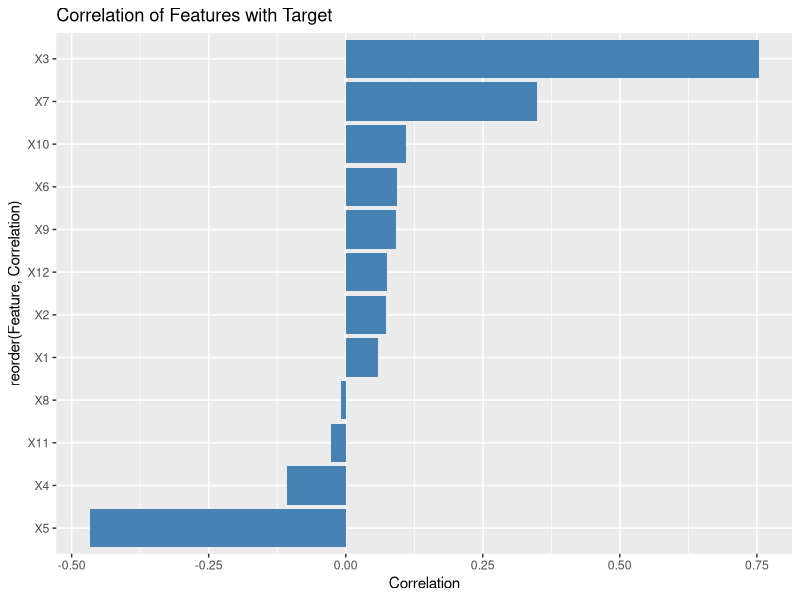
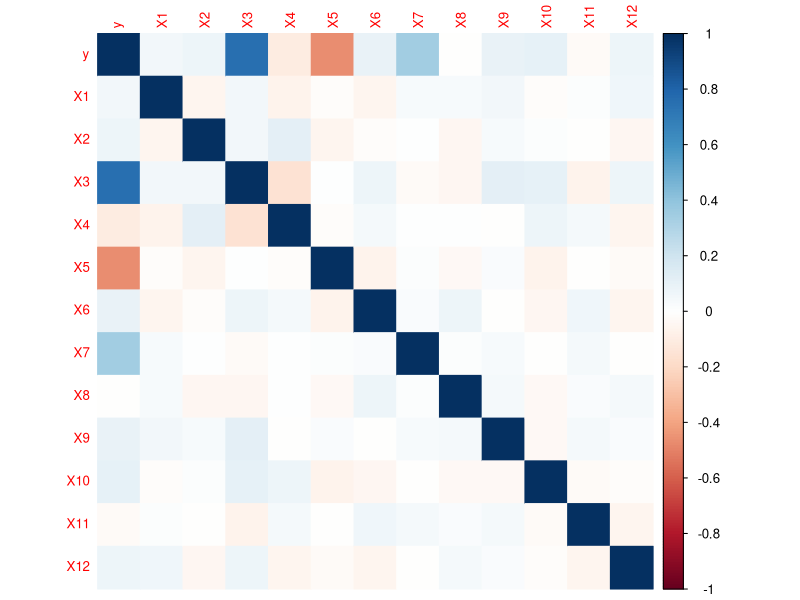
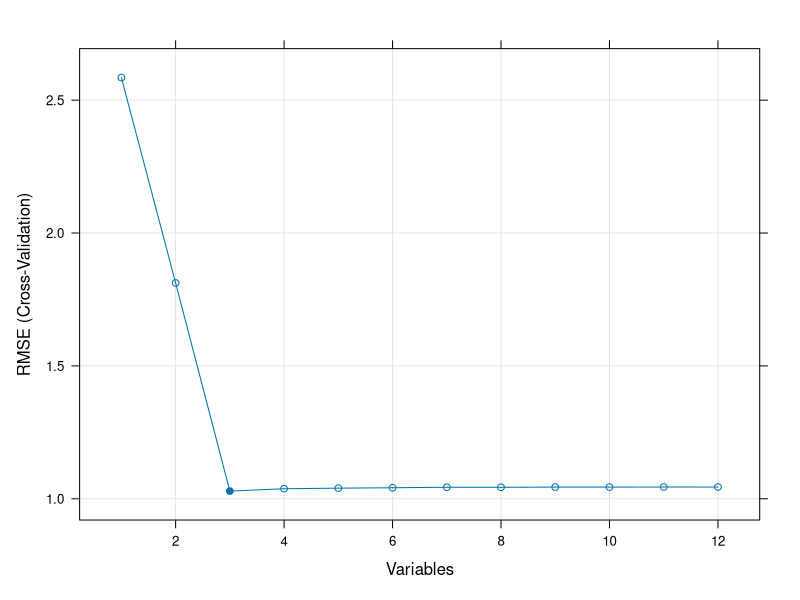
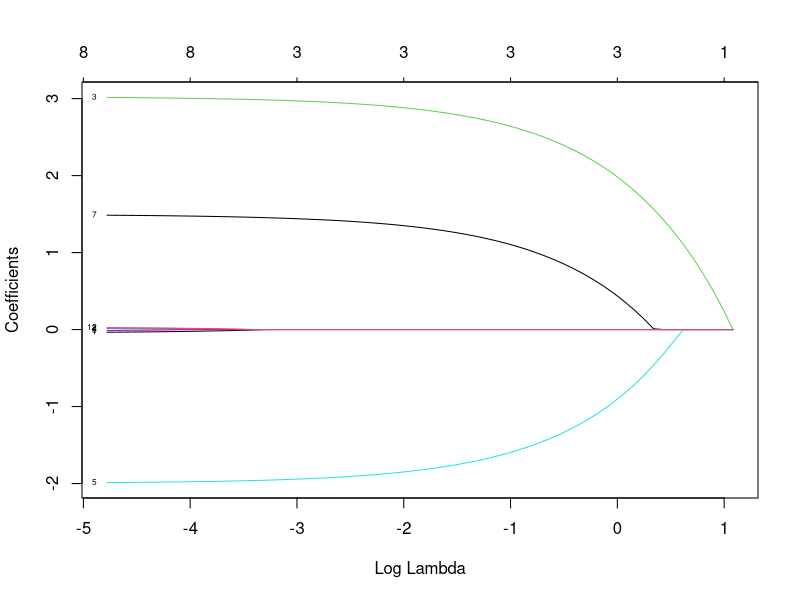
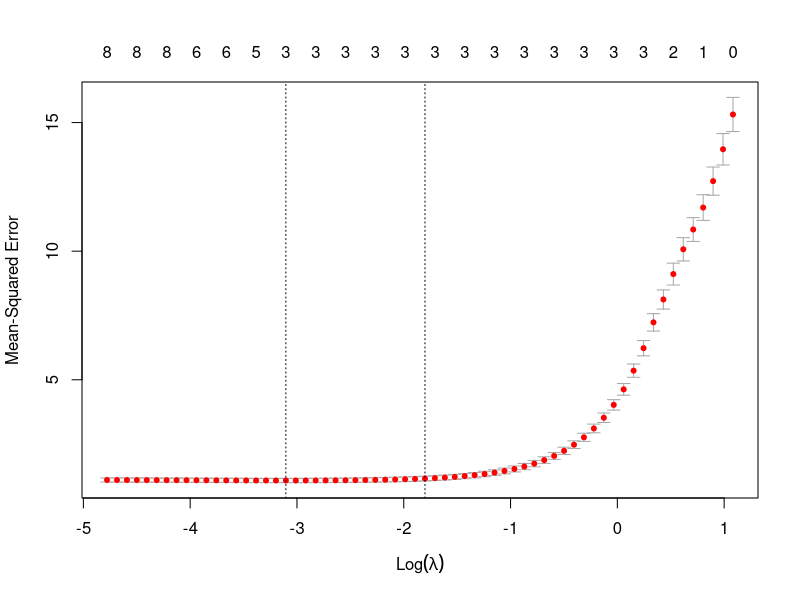
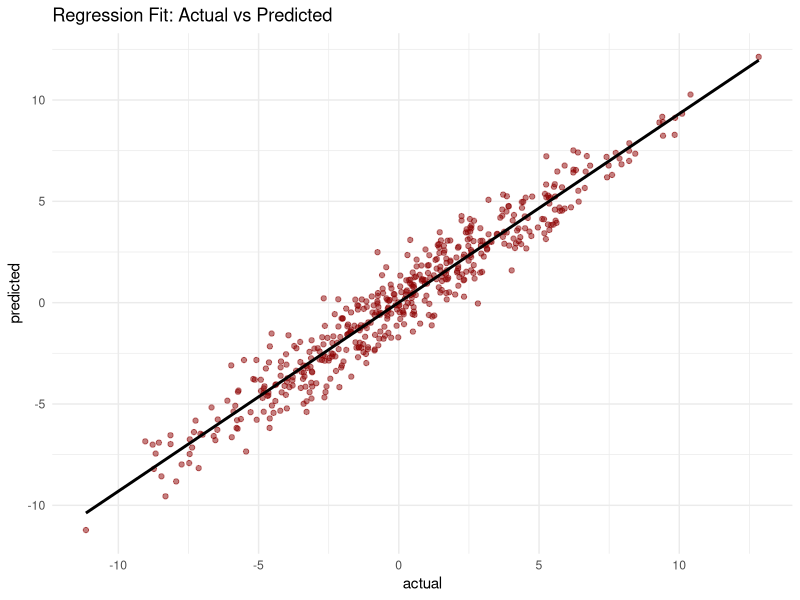

Write the R code that produced these figures, in order.
# -----------------------------
# 1. Load libraries
# -----------------------------

pkgs <- c("caret", "glmnet", "ggplot2", "reshape2", "corrplot")
to_install <- pkgs[!pkgs %in% installed.packages()[, "Package"]]
if (length(to_install) > 0) install.packages(to_install)
library(caret)
library(glmnet)
library(ggplot2)
library(reshape2)
library(corrplot)
set.seed(123)

# -----------------------------
# 2. Generate synthetic dataset
# -----------------------------
n <- 500
p <- 12

X <- matrix(rnorm(n * p), nrow = n, ncol = p)
colnames(X) <- paste0("X", 1:p)

# True relationship uses only X3, X5, X7
y <- 3*X[,3] - 2*X[,5] + 1.5*X[,7] + rnorm(n)

data <- data.frame(y, X)

# -----------------------------
# 3. Correlation-based filtering
# -----------------------------
cor_vals <- cor(data)[1, -1]  # correlation of y with each X
cor_df <- data.frame(
  Feature = names(cor_vals),
  Correlation = as.numeric(cor_vals)
)

# Visualization: correlation barplot
ggplot(cor_df, aes(x = reorder(Feature, Correlation), y = Correlation)) +
  geom_col(fill = "steelblue") +
  coord_flip() +
  ggtitle("Correlation of Features with Target")

# -----------------------------
# 4. Correlation heatmap
# -----------------------------
corrplot(cor(data), method = "color", tl.cex = 0.8)

# -----------------------------
# 5. Recursive Feature Elimination (RFE)
# -----------------------------
control <- rfeControl(functions = lmFuncs, method = "cv", number = 5)

rfe_results <- rfe(
  x = data[, -1],
  y = data$y,
  sizes = 1:p,
  rfeControl = control
)

print(rfe_results)
predictors(rfe_results)

# Visualization: RFE performance
plot(rfe_results, type = c("g", "o"))

# -----------------------------
# 6. LASSO Feature Selection
# -----------------------------
X_mat <- as.matrix(data[, -1])
y_vec <- data$y

lasso_fit <- glmnet(X_mat, y_vec, alpha = 1)

# Visualization: LASSO coefficient paths
plot(lasso_fit, xvar = "lambda", label = TRUE)

# Best lambda via cross-validation
cv_fit <- cv.glmnet(X_mat, y_vec, alpha = 1)
best_lambda <- cv_fit$lambda.min
best_lambda

coef(cv_fit, s = "lambda.min")

# Visualization: CV curve
plot(cv_fit)

selected_features <- rownames(coef(cv_fit))[coef(cv_fit)[,1] != 0][-1]
selected_features

formula <- as.formula(paste("y ~", paste(selected_features, collapse = " + ")))
final_model <- lm(formula, data = data)
summary(final_model)

pred <- predict(final_model, data)

ggplot(data.frame(actual = data$y, predicted = pred),
       aes(x = actual, y = predicted)) +
  geom_point(alpha = 0.5, color = "darkred") +
  geom_smooth(method = "lm", se = FALSE, color = "black") +
  ggtitle("Regression Fit: Actual vs Predicted") +
  theme_minimal()
